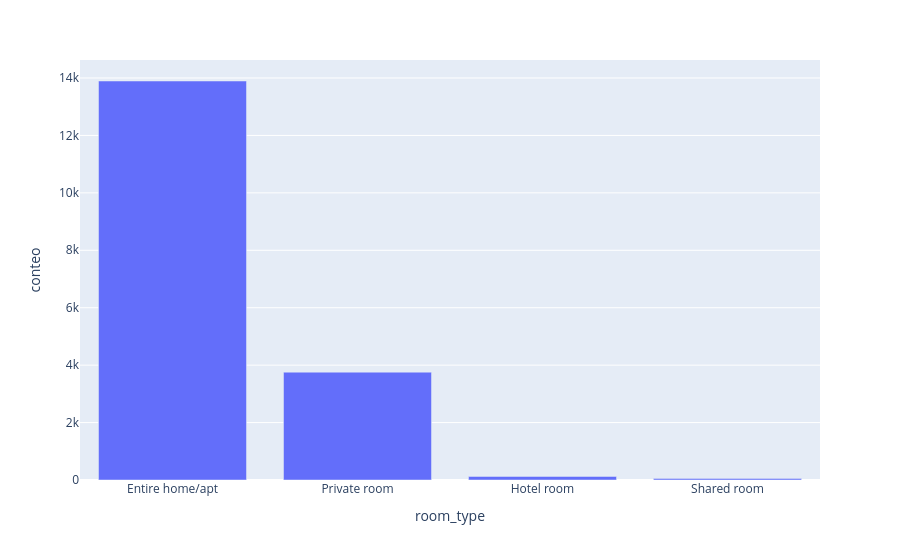

Write notebook code for a chart like this one.
### Code cell
data_room_type = data['room_type'].value_counts().reset_index()
data_room_type.columns = ['room_type','conteo']
figura = px.bar(data_room_type, x='room_type', y='conteo')
figura.show()

### Figure 1 — Plotly figure (JSON) as saved in the notebook; plotly's stock layout.template omitted (floating-point values rounded to 4 significant figures)
{"data": [{"hovertemplate": "room_type=%{x}<br>conteo=%{y}<extra></extra>", "legendgroup": "", "marker": {"color": "#636efa", "pattern": {"shape": ""}}, "name": "", "orientation": "v", "showlegend": false, "textposition": "auto", "type": "bar", "x": ["Entire home/apt", "Private room", "Hotel room", "Shared room"], "xaxis": "x", "y": [13896, 3756, 124, 49], "yaxis": "y"}], "layout": {"barmode": "relative", "legend": {"tracegroupgap": 0}, "margin": {"t": 60}, "xaxis": {"anchor": "y", "domain": [0, 1], "title": {"text": "room_type"}}, "yaxis": {"anchor": "x", "domain": [0, 1], "title": {"text": "conteo"}}}}
